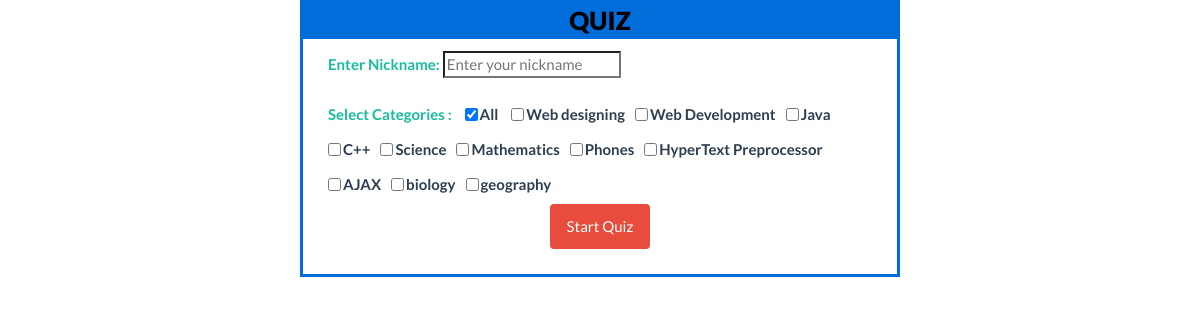
Page /WST_Assignment_04/quiz.php on the committed database.
### tables this page shows
CREATE TABLE `categories` (
  `id` int(11) NOT NULL,
  `title` varchar(30) NOT NULL,
  `description` varchar(500) NOT NULL,
  `pic` varchar(100) NOT NULL
);

### WST_Assignment_04/class.Quiz.php (called while the page is built, shortened)
<?php
class Quiz {
    protected $db;
    public function __construct(PDO $db){
        $this->db= $db;
    }
    public function getCategories(){
        $q = $this->db->prepare("SELECT id,title FROM categories");
        $q->execute();
        return $q->fetchAll(PDO::FETCH_OBJ);
    }
}

### WST_Assignment_04/quiz.php (the view, shortened to what this page needs)
<?php
require_once 'inc/db.php';
require_once 'class.Quiz.php';
$quiz = new Quiz($db);
?>
<link href="css/bootstrap.min.css" rel="stylesheet"/>
<link href="css/bootstrap-glyphicons.css" rel="stylesheet" />
<link href="css/jquery.flipcountdown.css" rel="stylesheet"/>
<div class="col-md-6" style="margin:auto;padding-bottom:10px;border:3px solid #006ddb">
<div class="quizHeader">QUIZ</div>
<div class="quizRegister">
<form onsubmit="event.preventDefault();">
    <?php
    if(true)
        echo "<div class=form-group><label class='label-input' for=nick >Enter Nickname: </label> <input id=nick placeholder='Enter your nickname '/></div>"; ?>
    <label class="label-input">Select Categories :</label>
    <label><input type=checkbox value=0 checked/>All</label>
    <?php
    foreach($quiz->getCategories() as $category){
        echo "<label><input type=checkbox value={$category->id} />{$category->title}</label>";
    }
?>
    <div class="text-center">
	<input id="startQuiz" type="button" value="Start Quiz" class="block btn btn-danger" />
    </div>
</form>
</div>
</div>
<link href="css/quiz.css" rel="stylesheet" />

### WST_Assignment_04/css/quiz.css (style rules this page uses)
.quizHeader { background-color: #006ddb; color:black; font-size:25px; font-weight:900; text-align: center; margin-left:-15px; margin-right:-15px; }
.label-input { color: #18bc9c; }
.quizRegister { margin-top:10px; }
.quizRegister input[type=checkbox] { width:auto; display:inline; height:23px; vertical-align: top; margin-right: 2px; }
.quizRegister label { line-height: 30px; margin-left:10px; }

### rows in the picture
categories: title "Web designing"
categories: title "Web Development"
categories: title "Java"
categories: title "C++"
categories: title "Science"
categories: title "Mathematics"
categories: title "Phones"
categories: title "HyperText Preprocessor"
categories: title "AJAX"
categories: title "biology"
categories: title "geography"
